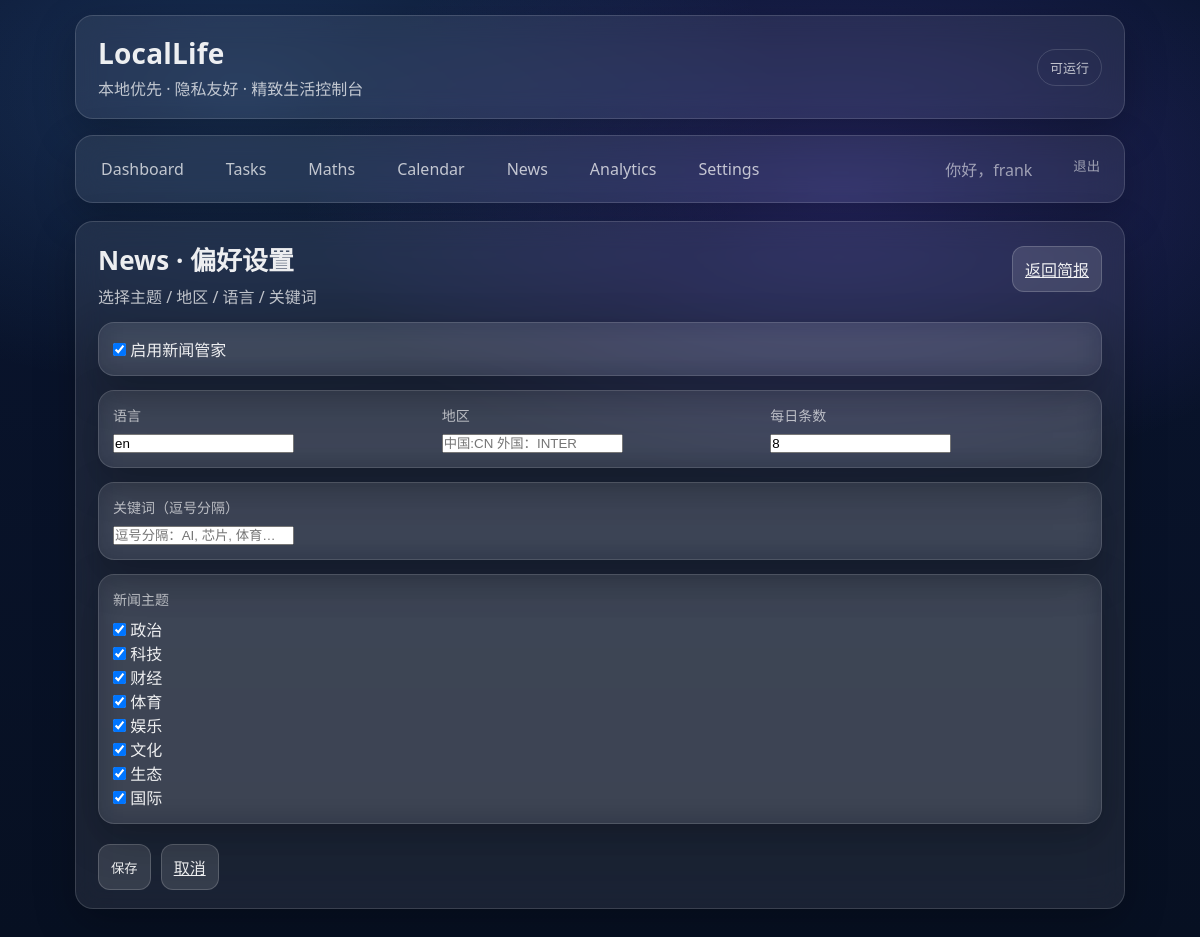
/news/preferences/ (signed in), run on the app's committed database.
### news/models.py (models this page shows, shortened)
class UserNewsPreference(models.Model):
    user = models.OneToOneField(settings.AUTH_USER_MODEL, on_delete=models.CASCADE, related_name="news_pref")
    enabled = models.BooleanField(default=True)
    include_keywords = models.CharField(max_length=255, default='')  # 设置默认值
    topics = models.ManyToManyField(Topic, blank=True,default="")
    language = models.CharField(max_length=10, default="zh")
    region = models.CharField(max_length=10, blank=True, default="")
    keywords = models.CharField(max_length=300, blank=True, default="")
    max_items = models.PositiveSmallIntegerField(default=8)

### news/views.py (the view)
# urls.py: path("preferences/", views.preferences, name="preferences"),
@login_required
def preferences(request):
    pref, _ = UserNewsPreference.objects.get_or_create(user=request.user)
    if request.method == "POST":
        form = NewsPreferenceForm(request.POST, instance=pref)
        if form.is_valid():
            form.save()
            return redirect("news:index")
    else:
        form = NewsPreferenceForm(instance=pref)
    return render(request, "news/preferences.html", {"form": form})

### news/forms.py
class NewsPreferenceForm(forms.ModelForm):
    topics = forms.ModelMultipleChoiceField(
        queryset=Topic.objects.all(),
        required=False,
        widget=forms.CheckboxSelectMultiple,
        label="新闻主题",
    )
    class Meta:
        model = UserNewsPreference
        fields = ["enabled", "language", "region", "keywords", "max_items", "topics"]
        widgets = {
            "keywords": forms.TextInput(attrs={"placeholder": "逗号分隔：AI, 芯片, 体育…"}),
            "language": forms.TextInput(attrs={"placeholder": "中文：zh 英文：en"}),
            "region": forms.TextInput(attrs={"placeholder": "中国:CN 外国：INTER"}),
        }
        labels = {
            "enabled": "启用新闻管家",
            "language": "语言",
            "region": "地区",
            "keywords": "关键词",
            "max_items": "每日条数",
        }

### news/models.py (called while the page is built)
    def __str__(self) -> str:
        return self.name

### templates/news/preferences.html (shortened to what this page needs)
{% extends "base.html" %}
{% block content %}
<section class="glass card">
  <div class="cal-head">
    <div>
      <div class="card-title">News · 偏好设置</div>
      <div class="card-subtitle">选择主题 / 地区 / 语言 / 关键词</div>
    </div>
    <div class="cal-actions">
      <a class="btn subtle" href="{% url 'news:index' %}">返回简报</a>
    </div>
  </div>
  <form method="post" style="margin-top:14px; display:flex; flex-direction:column; gap:14px;">
    <div class="glass" style="padding:14px; border-radius:16px;">
      {{ form.enabled }} <label for="{{ form.enabled.id_for_label }}">启用新闻管家</label>
    </div>
    <div class="glass" style="padding:14px; border-radius:16px; display:grid; gap:12px; grid-template-columns: repeat(auto-fit, minmax(220px, 1fr));">
      <div>
        <div class="muted" style="margin-bottom:6px;">语言</div>
        {{ form.language }}
      </div>
      <div>
        <div class="muted" style="margin-bottom:6px;">地区</div>
        {{ form.region }}
      </div>
      <div>
        <div class="muted" style="margin-bottom:6px;">每日条数</div>
        {{ form.max_items }}
      </div>
    </div>
    <div class="glass" style="padding:14px; border-radius:16px;">
      <div class="muted" style="margin-bottom:6px;">关键词（逗号分隔）</div>
      {{ form.keywords }}
    </div>
    <div class="glass" style="padding:14px; border-radius:16px;">
      <div class="muted" style="margin-bottom:8px;">新闻主题</div>
      {{ form.topics }}
    </div>
    <div style="display:flex; gap:10px;">
      <button class="btn" type="submit">保存</button>
      <a class="btn subtle" href="{% url 'news:index' %}">取消</a>
    </div>
  </form>
</section>
{% endblock %}

### templates/base.html (shortened to what this page needs)
<!doctype html>
<html lang="zh">
<head>
  {%load static%}
  <link rel="stylesheet" href="{% static 'css/app.css' %}">
</head>
<body>
  <div class="wrap">
    <header class="glass header">
      <div>
        <div class="brand">LocalLife</div>
        <div class="slogan">本地优先 · 隐私友好 · 精致生活控制台</div>
      </div>
      <div class="badge">可运行</div>
    </header>
    <nav class="glass tabs">
      {% if user.is_authenticated %}
        {% url 'core:dashboard' as dash_url %}
        {% url 'tasks:index' as tasks_url %}
        {% url 'maths:home' as maths_url %}
        {% url 'planner:index' as cal_url %}
        {% url 'news:index' as news_url %}
        {% url 'analytics_app:iching_index' as analytics_app_url %}
        {% url 'profiles:settings' as set_url %}
        <div class="tabs-left">
          <a class="tab {% if request.path == dash_url %}active{% endif %}" href="{{ dash_url }}">Dashboard</a>
          <a class="tab {% if request.path|slice:":7" == "/tasks/" %}active{% endif %}" href="{{ tasks_url }}">Tasks</a>
          <a class="tab {% if request.path|slice:":8" == "/maths/" %}active{% endif %}" href="{{ maths_url }}">Maths</a>
          <a class="tab {% if request.path|slice:":10" == "/calendar/" %}active{% endif %}" href="{{ cal_url }}">Calendar</a>
          <a class="tab {% if request.path|slice:":7" == "/news/" %}active{% endif %}" href="{{ news_url }}">News</a>
          <a class="tab {% if request.path|slice:":25" == "/analytics_app/iching" %}active{% endif %}" href="{{ analytics_app_url }}">Analytics</a>
          <a class="tab {% if request.path|slice:":10" == "/settings/" %}active{% endif %}" href="{{ set_url }}">Settings</a>
        </div>
        <div class="tabs-right">
        <span class="tab subtle">你好，{{ user.username }}</span>
        <form method="post" action="{% url 'logout' %}" style="display:inline;">
          <button type="submit" class="tab subtle" style="background:transparent;border:0;cursor:pointer;">
            退出
          </button>
        </form>
      </div>
      {% else %}
        <div class="tabs-left">
          <a class="tab subtle">未登录</a>
        </div>
      {% endif %}
    </nav>
    <main>
      {% block content %}{% endblock %}
    </main>
  </div>
</body>
</html>

### static/css/app.css (style rules this page uses)
:root { --bg1:#071022; --bg2:#0a1530; --glass: rgba(255,255,255,.08); --stroke: rgba(255,255,255,.14); --text: rgba(255,255,255,.92); --muted: rgba(255,255,255,.72); --muter: rgba(255,255,255,.55); }
* { box-sizing:border-box; margin:0; padding:0; }
body { margin:0; font-family: system-ui, -apple-system, Segoe UI, Roboto, "PingFang SC", "Microsoft YaHei", sans-serif; color: var(--text); background: radial-gradient(900px 500px at 70% 20%, rgba(120,90,255,.25), transparent 60%), radial-gradient(900px 500px at 20% 10%, rgba(90,170,255,.18), transparent 60%), linear-gradient(180deg, var(--bg2), var(--bg1)); min-height: 100vh; }
.wrap { width: 90%; max-width: 1200px; min-width: 320px; margin: 0 auto; padding: 15px; }
.glass { background: var(--glass); border: 1px solid var(--stroke); border-radius: 18px; backdrop-filter: blur(14px); -webkit-backdrop-filter: blur(14px); box-shadow: 0 14px 40px rgba(0,0,0,.25); }
.header { padding: 18px 22px; display:flex; align-items:center; justify-content: space-between; margin-bottom: 16px; }
.brand { font-size: 28px; font-weight: 750; letter-spacing: .2px; }
.slogan { color: var(--muted); margin-top: 4px; }
.badge { padding: 8px 12px; border-radius: 999px; border: 1px solid var(--stroke); color: var(--muted); font-size: 13px; }
.tabs { padding: 10px; display:flex; gap: 8px; align-items:center; margin-bottom: 18px; }
.tab { padding: 10px 14px; border-radius: 14px; text-decoration:none; color: var(--muted); border: 1px solid transparent; }
.tab.subtle { color: var(--muter); }
.card { padding: 18px 22px; margin-bottom: 14px; }
.card-title { font-size: 26px; font-weight: 760; margin-bottom: 6px; }
.card-subtitle { color: var(--muted); font-size: 16px; }
.btn { margin-top: 6px; padding: 10px 12px; border-radius: 12px; border: 1px solid rgba(255,255,255,.18); background: rgba(255,255,255,.12); color: var(--text); cursor: pointer; }
.muted { color: rgba(255,255,255,.65); font-size: 14px; }
.cal-head { display:flex; align-items:flex-start; justify-content:space-between; gap:14px; }
.cal-actions { display:flex; gap:10px; flex-wrap:wrap; align-items:center; }
.tabs { display:flex; flex-wrap: wrap; gap: 10px; align-items: center; }
.tabs-left { display:flex; flex-wrap: wrap; column-gap: 12px; row-gap: 16px; }
.tabs-right { margin-left: auto; display:flex; column-gap: 12px; row-gap: 16px; }

### data on the page
UserNewsPreference: enabled "☑", language "en", max_items "8"

### other printed values
{{ user.username }} "frank"
